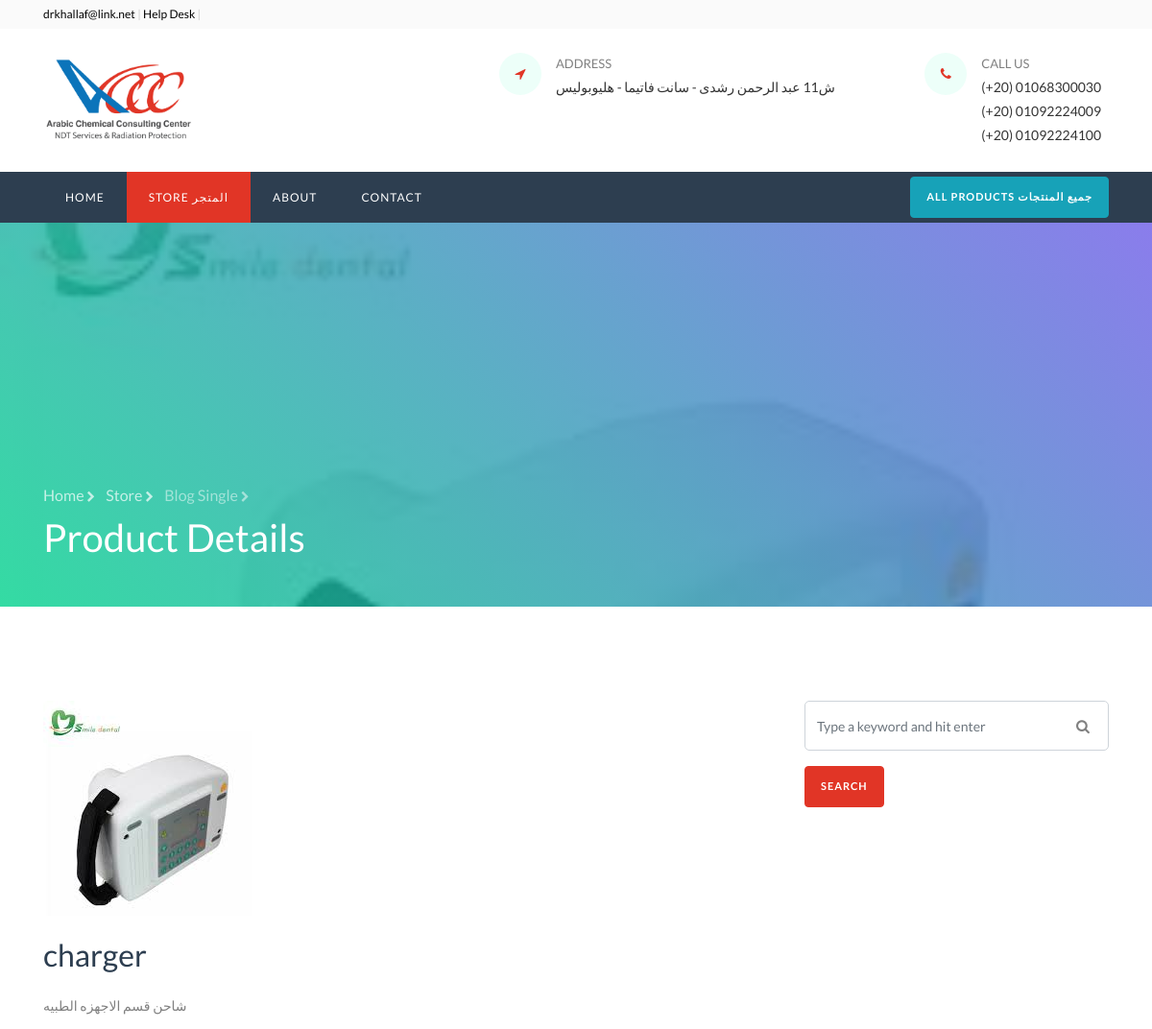
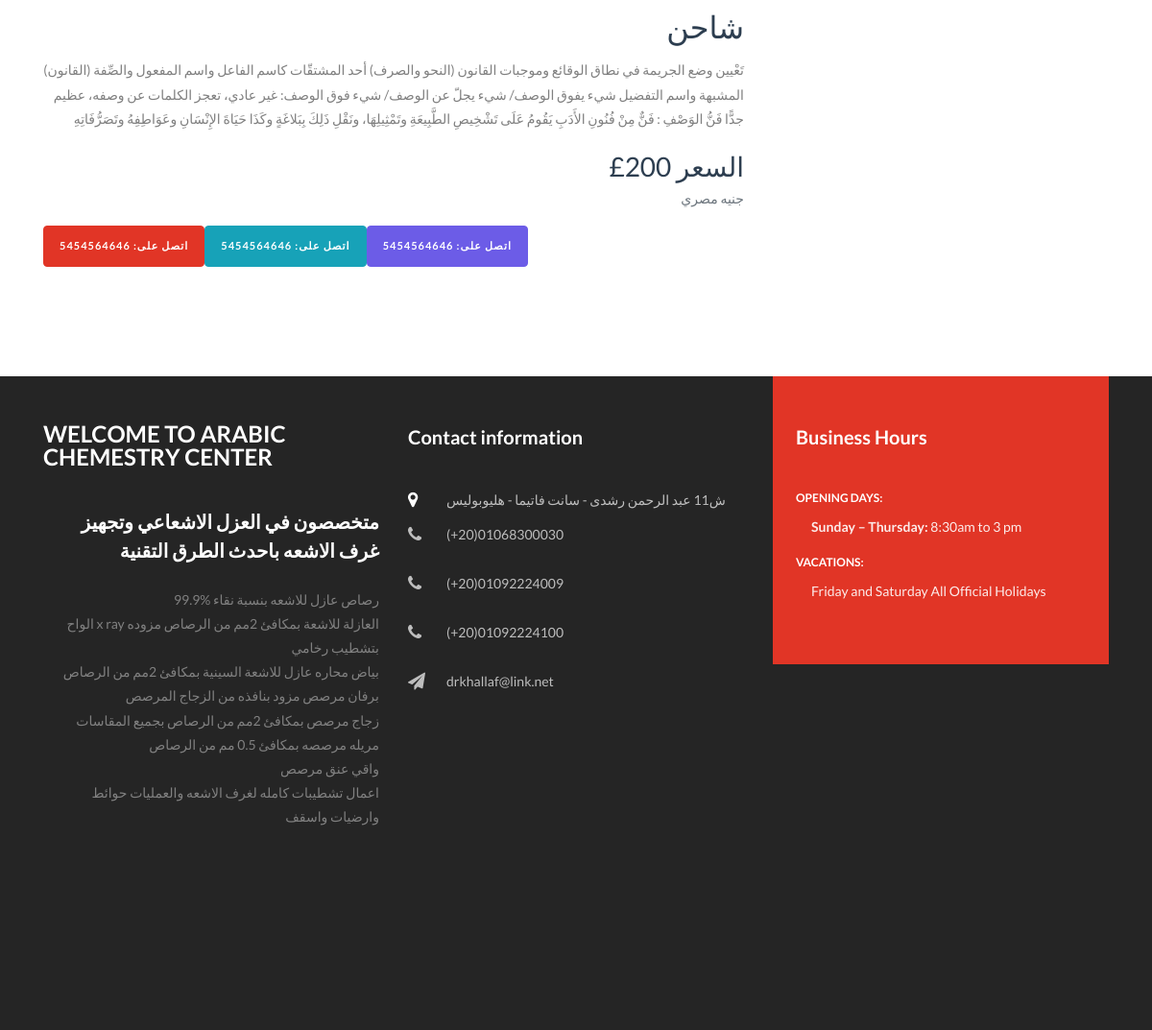
The app's page /store/medical-devices/charger with its own data (2 pictures, top to bottom).
### store/models.py (models this page shows, shortened)
class Product(models.Model):
    product_name_in_inglish    = models.CharField(_("اسم المنتج بالانجليزي"), max_length=200, unique=True)
    product_name_in_arabic   = models.CharField(_("اسم المنتج بالعربي"),max_length=200, unique=True)
    slug            = models.SlugField(_("اسم المنتج في الرابط"), max_length=200, unique=True)
    description     = models.TextField(_("الوصف بالإنجليزي"),  blank=True)
    descriptionin_arabic     = models.TextField(_(" الوصف بالعربي"),  blank=True)
    price           = models.IntegerField(_("السعر"),)
    images          = models.ImageField(_("الصوره") )
    is_available    = models.BooleanField(_("متوفر؟"),default=True)
    category        = models.ForeignKey(Category, on_delete=models.CASCADE)
    created_date    = models.DateTimeField(_("تاريخ الأضافه"),auto_now_add=True)
    modified_date   = models.DateTimeField(_("اخر تعديل"),auto_now=True)
    class Meta:
        verbose_name = _("المنتج")
        verbose_name_plural = _("المنتجات")

### store/views.py (the view)
# urls.py: path('<slug:category_slug>/<slug:product_slug>', product_detail, name= "product_detail"),
def product_detail (request, category_slug, product_slug):
    product = get_object_or_404(Product,category__slug=category_slug, slug=product_slug)
    return render(request, 'store/product_detail.html', {"product": product})

### category/context_processors.py (called while the page is built)
def menu_links(request):
    links = Category.objects.all()
    return dict(links=links)

### category/models.py (called while the page is built)
    def get_url(self):
            return reverse('products_by_category', args=[self.slug])

### templates/store/product_detail.html (shortened to what this page needs)
{% extends 'base.html' %}
{% load static %}
{% block content %}
</div>
<div class="collapse navbar-collapse" id="ftco-nav">
  <ul class="navbar-nav mr-auto">
      <li class="nav-item "><a href="{% url 'home' %}" class="nav-link">Home</a></li>
      <li class="nav-item active"><a href="{% url 'store' %}" class="nav-link">Store المتجر</a></li>
      <li class="nav-item"><a href="{% url 'about' %}" class="nav-link">About</a></li>
    <li class="nav-item"><a href="{% url 'contact' %}" class="nav-link">Contact</a></li>
  </ul>
</div>
</div>
</nav>
<section class="hero-wrap hero-wrap-2" style="background-image: url({{product.images.url}});" data-stellar-background-ratio="0.5">
    <div class="overlay"></div>
    <div class="container">
      <div class="row no-gutters slider-text align-items-end">
        <div class="col-md-9 ftco-animate pb-5">
            <p class="breadcrumbs mb-2"><span class="mr-2"><a href="{% url 'home' %}">Home <i class="fa fa-chevron-right"></i></a></span> <span class="mr-2"><a href="{% url 'store' %}">Store <i class="fa fa-chevron-right"></i></a></span> <span>Blog Single <i class="fa fa-chevron-right"></i></span></p>
          <h1 class="mb-0 bread">Product Details</h1>
        </div>
      </div>
    </div>
  </section>
  <section class="ftco-section ftco-degree-bg">
    <div class="container">
      <div class="row">
        <div class="col-lg-8 ftco-animate">
            <p>
            <img src="{{product.images.url}}" alt="" class="img-fluid">
          </p>
          <h2 class="mb-3">{{product.product_name_in_inglish}}</h2>
          <p>{{product.description}}</p>
          <h2 class="text-right">{{product.product_name_in_arabic}}</h2>
          <p class="text-right">{{product.descriptionin_arabic}}</p>
          <div class="text-right">
          <h3 class="mb-0 font-weight-semibold">£{{product.price}} السعر</h3>
          <p class="text-muted">جنيه مصري</p>
          <div class="container">
            <div class="row">
          <p><a href="tel: 5454564646" class="btn btn-primary">اتصل على: 5454564646</a></p>
          <p><a href="tel: 5454564646" class="btn btn-info">اتصل على: 5454564646</a></p>
          <p><a href="tel: 5454564646" class="btn btn-secondary">اتصل على: 5454564646</a></p>
        </div>
      </div>
      </div>
        </div>
        <div class="col-lg-4 sidebar pl-lg-5 ftco-animate">
          <div class="sidebar-box">
            <form action="{% url 'store' %}" method='GET'  class="search-form">
              <div class="form-group">
                <span class="fa fa-search"></span>
                <input type="text" class="form-control" name="keyword" placeholder="Type a keyword and hit enter" required>
              </div>
                <button type="submit" class="btn btn-primary">Search  </button>
            </form>
          </div>
        </div>
      </div>
    </div>
  </section>
{% endblock content %}

### records on screen
Product: images (picture), product_name_in_inglish "charger", description "شاحن قسم الاجهزه الطبيه", product_name_in_arabic "شاحن", descriptionin_arabic "(القانون) تَعْيين وضع الجريمة في نطاق الوقائع وموجبات القانون (النحو والصرف) أحد المشتقّات كاسم الفاعل واسم المفعول والصِّفة المشبهة واسم التفضيل شيء يفوق الوصف/ شيء يجلّ عن الوصف/ شيء فوق الوصف: غير عادي، تعجز الكلمات عن وصفه، عظيم جدًّا فَنُّ الوَصْفِ : فَنٌّ مِنْ فُنُونِ الأَدَبِ يَقُومُ عَلَى تَشْخِيصِ الطَّبِيعَةِ وتَمْثِيلِهَا، ونَقْلِ ذَلِكَ بِبَلاغَةٍ وكَذَا حَيَاةَ الإِنْسَانِ وعَوَاطِفِهُ وتَصَرُّفَاتِهِ", price "200"
